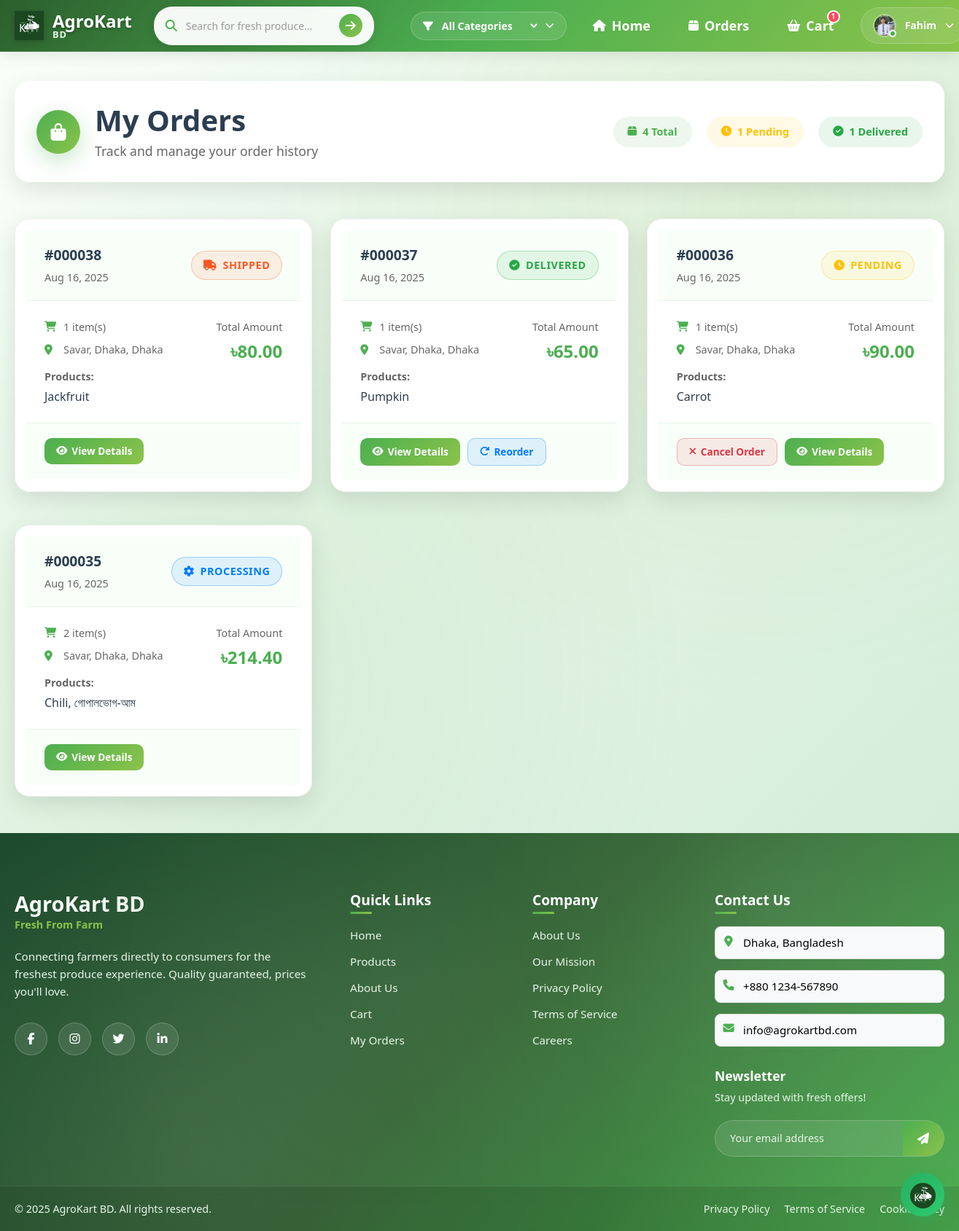
The page /my_orders.php (signed in) on the database its author committed.
### tables this page shows
CREATE TABLE `orders` (
  `id` int(11) NOT NULL,
  `buyer_id` int(11) NOT NULL,
  `total_amount` decimal(10,2) NOT NULL,
  `delivery_location` text NOT NULL,
  `notes` text DEFAULT NULL,
  `delivery_option` varchar(20) DEFAULT 'standard',
  `delivery_fee` decimal(10,2) DEFAULT 0.00,
  `status` varchar(50) NOT NULL DEFAULT 'Pending',
  `delivered_at` timestamp NULL DEFAULT NULL,
  `created_at` timestamp NOT NULL DEFAULT current_timestamp()
);

### my_orders.php (the view, shortened to what this page needs)
<?php
include 'includes/header.php';
$buyer_id = $_SESSION['user_id'];
?>
<section class="orders-section">
    <div class="orders-background">
    </div>
    <div class="orders-container">
        <div class="orders-header">
            <div class="orders-title-wrapper">
                <div class="orders-icon">
                    <i class="fas fa-shopping-bag"></i>
                </div>
                <div class="orders-title-content">
                    <h1 class="orders-title">My Orders</h1>
                    <p class="orders-subtitle">Track and manage your order history</p>
                </div>
            </div>
            <div class="orders-stats">
                <?php
                $stats_sql = "SELECT
                    COUNT(*) as total_orders,
                    SUM(CASE WHEN status = 'Pending' THEN 1 ELSE 0 END) as pending_orders,
                    SUM(CASE WHEN status = 'Delivered' THEN 1 ELSE 0 END) as delivered_orders
                    FROM orders WHERE buyer_id = ?";
                $stats_stmt = $conn->prepare($stats_sql);
                $stats_stmt->bind_param("i", $buyer_id);
                $stats_stmt->execute();
                $stats_result = $stats_stmt->get_result();
                $stats = $stats_result->fetch_assoc();
                ?>
                <div class="stat-item">
                    <i class="fas fa-box"></i>
                    <span><?php echo $stats['total_orders']; ?> Total</span>
                </div>
                <div class="stat-item pending">
                    <i class="fas fa-clock"></i>
                    <span><?php echo $stats['pending_orders']; ?> Pending</span>
                </div>
                <div class="stat-item delivered">
                    <i class="fas fa-check-circle"></i>
                    <span><?php echo $stats['delivered_orders']; ?> Delivered</span>
                </div>
            </div>
        </div>
        <div class="orders-content">
            <?php
            $sql = "SELECT o.*,
                    COUNT(oi.id) as item_count,
                    GROUP_CONCAT(p.name SEPARATOR ', ') as product_names
                    FROM orders o
                    LEFT JOIN order_items oi ON o.id = oi.order_id
                    LEFT JOIN products p ON oi.product_id = p.id
                    WHERE o.buyer_id = ?
                    GROUP BY o.id
                    ORDER BY o.created_at DESC";
            $stmt = $conn->prepare($sql);
            $stmt->bind_param("i", $buyer_id);
            $stmt->execute();
            $result = $stmt->get_result();
            if ($result->num_rows > 0) {
                echo '<div class="orders-grid">';
                while ($order = $result->fetch_assoc()) {
                    $status_class = strtolower(str_replace(' ', '-', $order['status']));
                    $status_icon = '';
                    switch ($order['status']) {
                        case 'Pending':
                            $status_icon = 'fas fa-clock';
                            break;
                        case 'Processing':
                            $status_icon = 'fas fa-cog fa-spin';
                            break;
                        case 'Shipped':
                            $status_icon = 'fas fa-truck';
                            break;
                        case 'Delivered':
                            $status_icon = 'fas fa-check-circle';
                            break;
                    }
                    echo '<div class="order-card">';
                    echo '<div class="order-card-header">';
                    echo '<div class="order-id-section">';
                    echo '<span class="order-id">#' . str_pad($order['id'], 6, '0', STR_PAD_LEFT) . '</span>';
                    echo '<span class="order-date">' . date('M d, Y', strtotime($order['created_at'])) . '</span>';
                    echo '</div>';
                    echo '<div class="order-status status-' . $status_class . '">';
                    echo '<i class="' . $status_icon . '"></i>';
                    echo '<span>' . $order['status'] . '</span>';
                    echo '</div>';
                    echo '</div>';
                    echo '<div class="order-card-body">';
                    echo '<div class="order-details">';
                    echo '<div class="order-info">';
                    echo '<div class="info-item">';
                    echo '<i class="fas fa-shopping-cart"></i>';
                    echo '<span>' . $order['item_count'] . ' item(s)</span>';
                    echo '</div>';
                    echo '<div class="info-item">';
                    echo '<i class="fas fa-map-marker-alt"></i>';
                    echo '<span>' . htmlspecialchars($order['delivery_location']) . '</span>';
                    echo '</div>';
                    echo '</div>';
                    if ($order['product_names']) {
                        $products = explode(', ', $order['product_names']);
                        $display_products = array_slice($products, 0, 3);
                        echo '<div class="order-products">';
                        echo '<p class="products-label">Products:</p>';
                        echo '<p class="products-list">' . implode(', ', $display_products);
                        echo '</p>';
                        echo '</div>';
                    }
                    echo '</div>';
                    echo '<div class="order-amount">';
                    echo '<span class="amount-label">Total Amount</span>';
                    echo '<span class="amount-value">৳' . number_format($order['total_amount'], 2) . '</span>';
                    echo '</div>';
                    echo '</div>';
                    echo '<div class="order-card-footer">';
                    echo '<div class="order-actions">';
                    if ($order['status'] == 'Pending') {
                        echo '<button class="action-btn cancel-btn" onclick="cancelOrder(' . $order['id'] . ')">';
                        echo '<i class="fas fa-times"></i> Cancel Order';
                        echo '</button>';
                    }
                    echo '<button class="action-btn view-btn" onclick="viewOrderDetails(' . $order['id'] . ')">';
                    echo '<i class="fas fa-eye"></i> View Details';
                    echo '</button>';
                    if ($order['status'] == 'Delivered') {
                        echo '<button class="action-btn reorder-btn" onclick="reorderItems(' . $order['id'] . ')">';
                        echo '<i class="fas fa-redo"></i> Reorder';
                        echo '</button>';
                    }
                    echo '</div>';
                    echo '</div>';
                    echo '</div>';
                }
                echo '</div>';
            }
            ?>
        </div>
    </div>
</section>
<link rel="stylesheet" href="css/my-orders-style.css">
<?php include 'includes/footer.php'; ?>

### css/style.css (style rules this page uses)
body { margin: 0; font-family: Arial, sans-serif; background-color: #f4f4f4; }
.orders-container { padding: 40px; }
.order-card { background: white; border-radius: 8px; margin-bottom: 20px; box-shadow: 0 2px 5px rgba(0,0,0,0.1); }
.order-card-header { background: #f1f1f1; padding: 15px; display: flex; justify-content: space-between; border-bottom: 1px solid #ddd; }
.order-card-body { padding: 15px; }
.status-pending { color: orange; }
.status-processing { color: blue; }
.status-shipped { color: purple; }
.status-delivered { color: green; }

### css/cart-style.css (style rules this page uses)
.stat-item { display: flex; align-items: center; gap: 8px; background: rgba(76, 175, 80, 0.1); padding: 10px 20px; border-radius: 25px; color: #4CAF50; font-weight: 600; }

### css/chatbot.css (style rules this page uses)
.order-card { background: #f8f9fa; border: 1px solid #e0e0e0; border-radius: 10px; padding: 15px; margin: 10px 0; }
.order-id { font-weight: bold; color: #4CAF50; }
.order-status { padding: 4px 8px; border-radius: 12px; font-size: 11px; font-weight: 500; }
.status-pending { background: #fff3e0; color: #f57c00; }
.status-delivered { background: #e3f2fd; color: #1976d2; }

### rows shown on the page
orders: id "000038", created_at "Aug 16, 2025", status "SHIPPED", item_count "1", delivery_location "Savar, Dhaka, Dhaka", display_products "Jackfruit", total_amount "80.00"
orders: id "000037", created_at "Aug 16, 2025", status "DELIVERED", item_count "1", delivery_location "Savar, Dhaka, Dhaka", display_products "Pumpkin", total_amount "65.00"
orders: id "000036", created_at "Aug 16, 2025", status "PENDING", item_count "1", delivery_location "Savar, Dhaka, Dhaka", display_products "Carrot", total_amount "90.00"
orders: id "000035", created_at "Aug 16, 2025", status "PROCESSING", item_count "2", delivery_location "Savar, Dhaka, Dhaka", display_products "Chili, গোপালভোগ-আম", total_amount "214.40"

### other values the page prints
$cart_count "1"
explode(' ', $_SESSION['user_name'])[0] "Fahim"
$stats['total_orders'] "4"
$stats['pending_orders'] "1"
$stats['delivered_orders'] "1"
